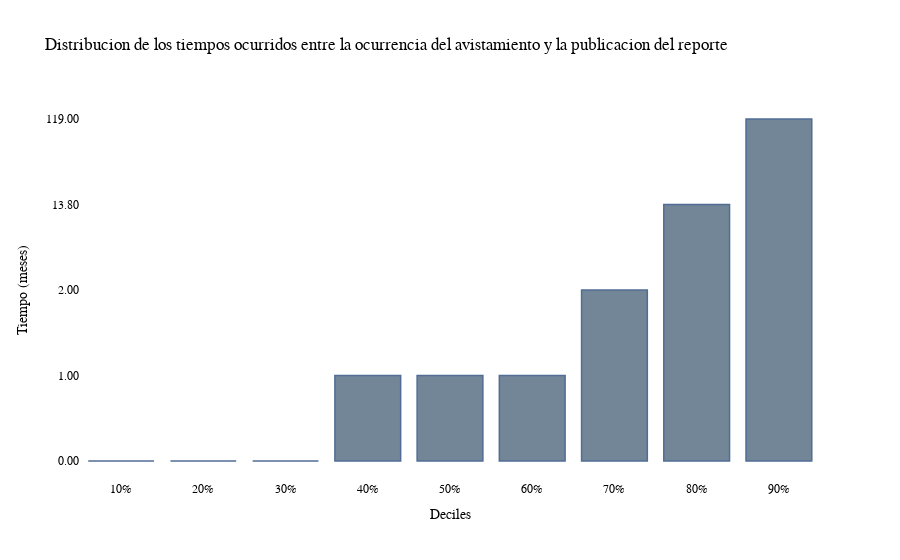

Notebook cell for this chart:
### Code cell
# Crear la gráfica de percentiles con Plotly
fig = go.Figure()

# Barras para los percentiles
fig.add_trace(go.Bar(x=df_rep.index, y=df_rep.values, name='Percentiles', marker_color='blue'))

fig.update_traces(marker_color='rgb(55, 83, 109)', marker_line_color='rgb(8,48,107)',
                  marker_line_width=1.5, opacity=0.7, textposition='outside')

# Personalizar la gráfica
fig.update_layout(title='Distribucion de los tiempos ocurridos entre la ocurrencia del avistamiento y la publicacion del reporte',
                  xaxis=dict(title='Deciles'),
                  yaxis=dict(title='Tiempo (meses)'),
                  font=dict(family='Arial', size=12, color='black'),
                  plot_bgcolor='rgba(0,0,0,0)')

# Mostrar la gráfica
fig.show()

### Figure 1 — Plotly figure (JSON) as saved in the notebook; plotly's stock layout.template omitted (floating-point values rounded to 4 significant figures)
{"data": [{"marker": {"color": "rgb(55, 83, 109)", "line": {"color": "rgb(8,48,107)", "width": 1.5}}, "name": "Percentiles", "opacity": 0.7, "textposition": "outside", "type": "bar", "x": ["10%", "20%", "30%", "40%", "50%", "60%", "70%", "80%", "90%"], "y": ["0.00", "0.00", "0.00", "1.00", "1.00", "1.00", "2.00", "13.80", "119.00"]}], "layout": {"font": {"color": "black", "family": "Arial", "size": 12}, "plot_bgcolor": "rgba(0,0,0,0)", "title": {"text": "Distribucion de los tiempos ocurridos entre la ocurrencia del avistamiento y la publicacion del reporte"}, "xaxis": {"title": {"text": "Deciles"}}, "yaxis": {"title": {"text": "Tiempo (meses)"}}}}
